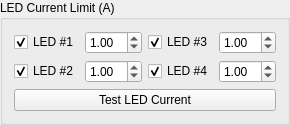
             <widget class="QGroupBox" name="configure_current_limit_box">
              <property name="toolTip">
               <string>Set the current limit for each LED channel.</string>
              </property>
              <property name="title">
               <string>LED Current Limit (A)</string>
              </property>
              <layout class="QGridLayout" name="gridLayout_17" columnstretch="0,10,0,10">
               <item row="1" column="3">
                <widget class="QDoubleSpinBox" name="configure_current_limit_LED4_spin_box">
                 <property name="toolTip">
                  <string>Set the current limit (in amps) for LED channel #4</string>
                 </property>
                 <property name="specialValueText">
                  <string/>
                 </property>
                 <property name="value">
                  <double>1.000000000000000</double>
                 </property>
                </widget>
               </item>
               <item row="2" column="0" colspan="4">
                <widget class="QPushButton" name="configure_current_limit_test_button">
                 <property name="toolTip">
                  <string>This will briefly drive each active LED channel at the maximum current.  Any LED channels that failed to reach the set current (such as a disconnected channel) will be deactivated.</string>
                 </property>
                 <property name="text">
                  <string>Test LED Current</string>
                 </property>
                </widget>
               </item>
               <item row="0" column="2">
                <widget class="QCheckBox" name="configure_current_limit_LED3_box">
                 <property name="toolTip">
                  <string>Check this box to activate LED channel #3</string>
                 </property>
                 <property name="text">
                  <string>LED #3</string>
                 </property>
                 <property name="checked">
                  <bool>true</bool>
                 </property>
                </widget>
               </item>
               <item row="1" column="0">
                <widget class="QCheckBox" name="configure_current_limit_LED2_box">
                 <property name="toolTip">
                  <string>Check this box to activate LED channel #2</string>
                 </property>
                 <property name="text">
                  <string>LED #2</string>
                 </property>
                 <property name="checked">
                  <bool>true</bool>
                 </property>
                </widget>
               </item>
               <item row="0" column="1">
                <widget class="QDoubleSpinBox" name="configure_current_limit_LED1_spin_box">
                 <property name="toolTip">
                  <string>Set the current limit (in amps) for LED channel #1</string>
                 </property>
                 <property name="specialValueText">
                  <string/>
                 </property>
                 <property name="value">
                  <double>1.000000000000000</double>
                 </property>
                </widget>
               </item>
               <item row="0" column="3">
                <widget class="QDoubleSpinBox" name="configure_current_limit_LED3_spin_box">
                 <property name="toolTip">
                  <string>Set the current limit (in amps) for LED channel #3</string>
                 </property>
                 <property name="specialValueText">
                  <string/>
                 </property>
                 <property name="value">
                  <double>1.000000000000000</double>
                 </property>
                </widget>
               </item>
               <item row="1" column="2">
                <widget class="QCheckBox" name="configure_current_limit_LED4_box">
                 <property name="toolTip">
                  <string>Check this box to activate LED channel #4</string>
                 </property>
                 <property name="text">
                  <string>LED #4</string>
                 </property>
                 <property name="checked">
                  <bool>true</bool>
                 </property>
                </widget>
               </item>
               <item row="1" column="1">
                <widget class="QDoubleSpinBox" name="configure_current_limit_LED2_spin_box">
                 <property name="toolTip">
                  <string>Set the current limit (in amps) for LED channel #2</string>
                 </property>
                 <property name="specialValueText">
                  <string/>
                 </property>
                 <property name="value">
                  <double>1.000000000000000</double>
                 </property>
                </widget>
               </item>
               <item row="0" column="0">
                <widget class="QCheckBox" name="configure_current_limit_LED1_box">
                 <property name="toolTip">
                  <string>Check this box to activate LED channel #1</string>
                 </property>
                 <property name="text">
                  <string>LED #1</string>
                 </property>
                 <property name="checked">
                  <bool>true</bool>
                 </property>
                </widget>
               </item>
              </layout>
             </widget>
